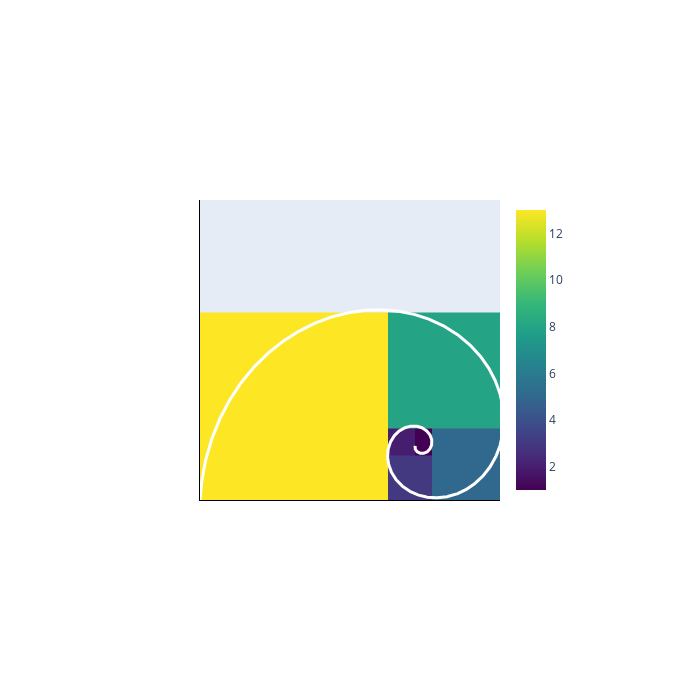

The notebook cell this image was saved under:
### Code cell
import plotly.graph_objects as go
import numpy as np

# Build the rectangles as a heatmap
# specify the edges of the heatmap squares
phi = (1 + np.sqrt(5) )/2. # golden ratio
xe = [0, 1, 1+(1/(phi**4)), 1+(1/(phi**3)), phi]
ye = [0, 1/(phi**3), 1/phi**3+1/phi**4, 1/(phi**2), 1]

z = [ [13,3,3,5],
      [13,2,1,5],
      [13,10,11,12],
      [13,8,8,8]
    ]

fig = go.Figure(data=go.Heatmap(
          x = np.sort(xe),
          y = np.sort(ye),
          z = z,
          type = 'heatmap',
          colorscale = 'Viridis'))

# Add spiral line plot

def spiral(th):
    a = 1.120529
    b = 0.306349
    r = a*np.exp(-b*th)
    return (r*np.cos(th), r*np.sin(th))

theta = np.linspace(-np.pi/13,4*np.pi,1000); # angle
(x,y) = spiral(theta)

fig.add_trace(go.Scatter(x= -x+x[0], y= y-y[0],
     line =dict(color='white',width=3)))

axis_template = dict(range = [0,1.6], autorange = False,
             showgrid = False, zeroline = False,
             linecolor = 'black', showticklabels = False,
             ticks = '' )

fig.update_layout(margin = dict(t=200,r=200,b=200,l=200),
    xaxis = axis_template,
    yaxis = axis_template,
    showlegend = False,
    width = 700, height = 700,
    autosize = False )

fig.show()

### Figure 1 — Plotly figure (JSON) as saved in the notebook; plotly's stock layout.template omitted (floating-point values rounded to 4 significant figures; data arrays with more than 128 entries replaced by an {"elided": "..."} marker saying what was removed)
{"data": [{"colorscale": [[0, "#440154"], [0.1111, "#482878"], [0.2222, "#3e4989"], [0.3333, "#31688e"], [0.4444, "#26828e"], [0.5556, "#1f9e89"], [0.6667, "#35b779"], [0.7778, "#6ece58"], [0.8889, "#b5de2b"], [1, "#fde725"]], "type": "heatmap", "x": [0, 1, 1.146, 1.236, 1.618], "y": [0, 0.2361, 0.382, 0.382, 1], "z": [[13, 3, 3, 5], [13, 2, 1, 5], [13, 10, 11, 12], [13, 8, 8, 8]]}, {"line": {"color": "white", "width": 3}, "type": "scatter", "x": {"elided": "1000 float values"}, "y": {"elided": "1000 float values"}}], "layout": {"autosize": false, "height": 700, "margin": {"b": 200, "l": 200, "r": 200, "t": 200}, "showlegend": false, "width": 700, "xaxis": {"autorange": false, "linecolor": "black", "range": [0, 1.6], "showgrid": false, "showticklabels": false, "ticks": "", "type": "linear", "zeroline": false}, "yaxis": {"autorange": false, "linecolor": "black", "range": [0, 1.6], "showgrid": false, "showticklabels": false, "ticks": "", "type": "linear", "zeroline": false}}}
